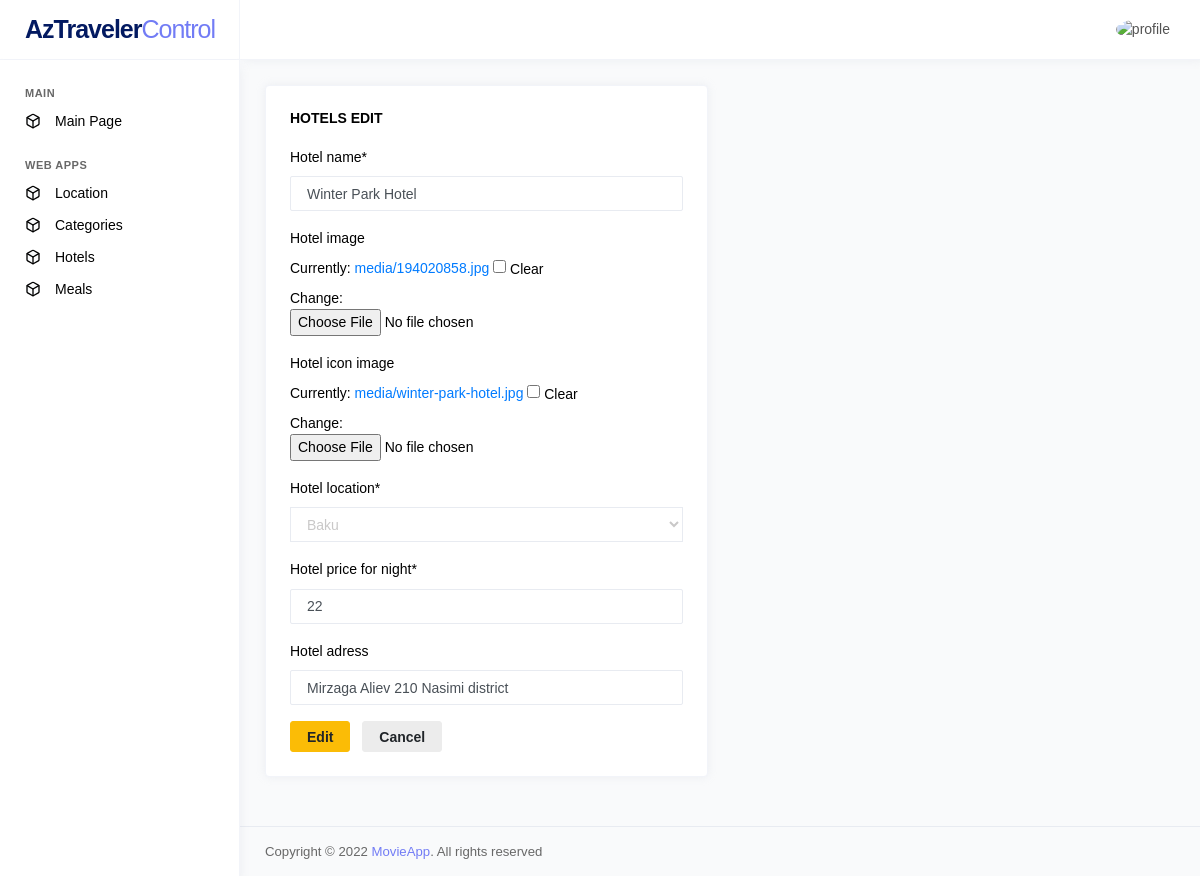
Page /hotels/edit/2 (signed in) on the committed database.
### main/models.py (models this page shows, shortened)
class Hotel(models.Model):
    hotel_id = models.BigAutoField(primary_key=True)
    hotel_name = models.CharField(max_length=100)
    hotel_icon_image = models.ImageField(null=True, blank=True, upload_to='media/')
    hotel_image = models.ImageField(null=True, blank=True, upload_to='media/')
    hotel_location = models.CharField(max_length=200)
    hotel_price_for_night = models.IntegerField()
    hotel_location = models.ForeignKey(Location, on_delete=models.CASCADE)
    hotel_adress = models.CharField(max_length=100, null=True, blank=True)

### user/views.py (the view)
# urls.py: path('hotels/edit/<int:hotel_id>', views.hotels_edit, name="hotels_edit"),
@login_required
def hotels_edit(request, hotel_id):
    hotel = get_object_or_404(Hotel, pk=hotel_id)
    if request.method == "POST":
        form = HotelForm(request.POST, instance=hotel)
        if form.is_valid():
            hotel = form.save(commit=False)
            hotel.save()
            return redirect("hotels")
    else:
        form = HotelForm(instance=hotel)
    return render(request, 'hotels/hotels_edit.html', {'form': form})

### main/forms.py
class HotelForm(ModelForm):
    class Meta:
        model = Hotel
        fields = ['hotel_name', 'hotel_image', 'hotel_icon_image', 'hotel_location', 'hotel_price_for_night', 'hotel_adress' ]

### main/models.py (called while the page is built)
    def __str__(self):
        return self.location_name

### templates/hotels/hotels_edit.html (shortened to what this page needs)
{% extends 'layout.html' %}
{% load crispy_forms_filters %}
{% load static  %}
{% load crispy_forms_tags %}
{% block cssimports %}
<link rel="stylesheet" href="{% static 'vendors/datatables.net-bs4/dataTables.bootstrap4.css' %}">
<link rel="stylesheet" href="{% static 'vendors/bootstrap-datepicker/bootstrap-datepicker.min.css' %}">
{% endblock %}
{% block content %}
<div class="row">
  <div class="col-md-6 grid-margin stretch-card">
    <div class="card">
      <div class="card-body">
        <h6 class="card-title">Hotels Edit</h6>
        <form method= "post" class="forms-sample">
          {{form|crispy}}
          <button type="submit" class="btn btn-warning mr-2">Edit</button>
          <a href="/hotels/" class="btn btn-light">Cancel</a>
      </form>
      </div>
    </div>
  </div>
</div>
{% endblock %}

### rows in the picture
Hotel: hotel_name "Winter Park Hotel", hotel_location "Baku", hotel_price_for_night "22", hotel_adress "Mirzaga Aliev 210 Nasimi district"
